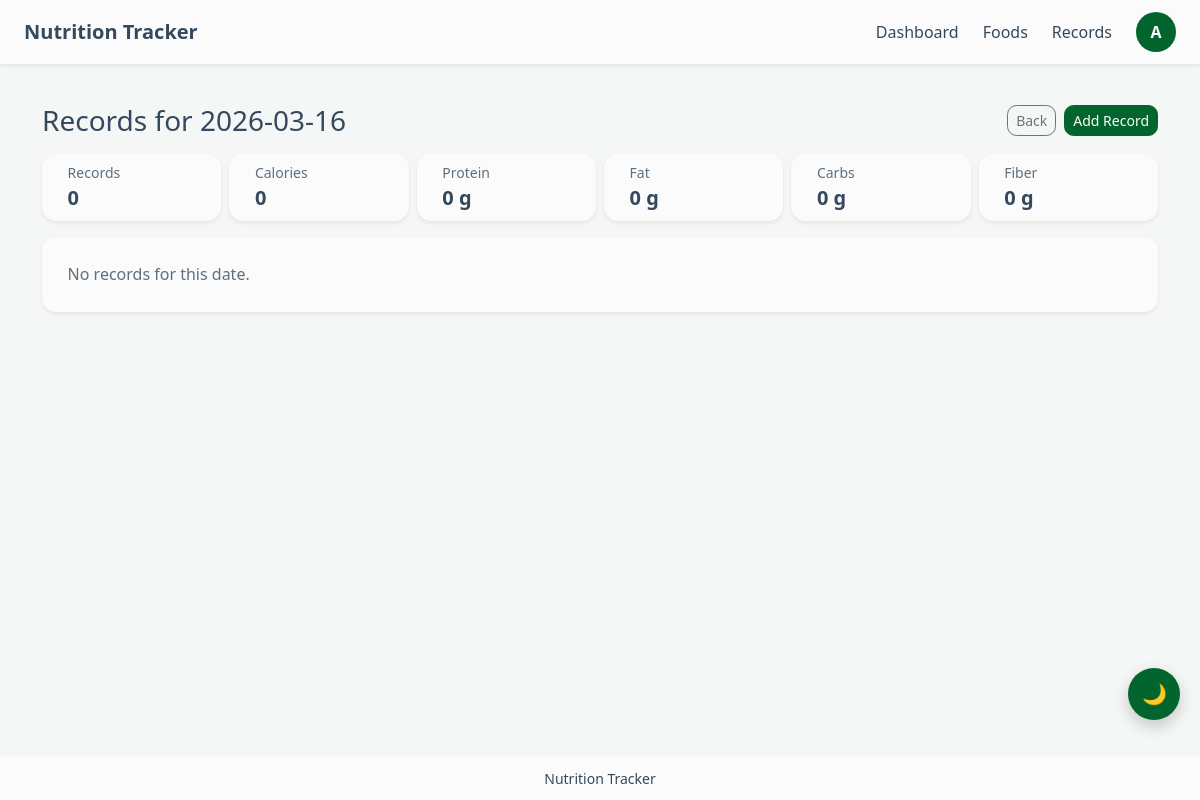
Page /records/2026-03-16/ (signed in) on the earlier database version.
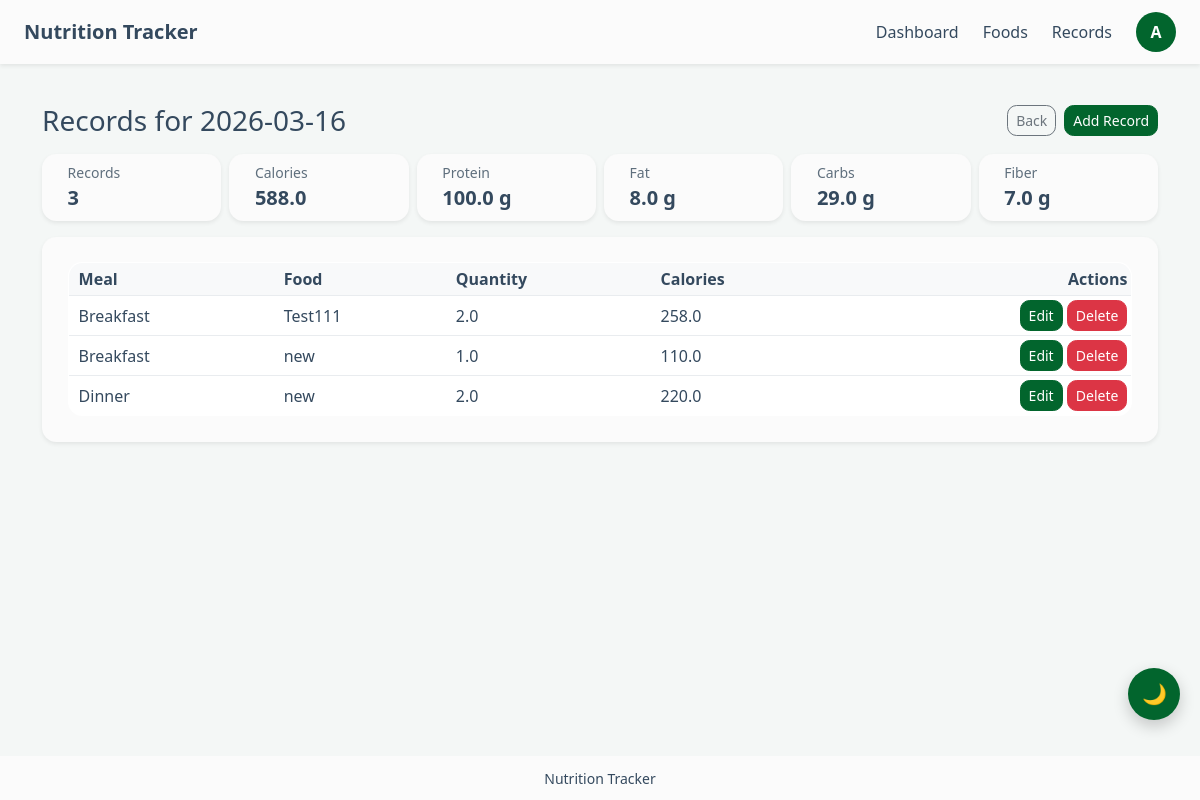
Same page on the later database version.
### tracker/models.py (models this page shows, shortened)
class MealRecord(models.Model):
    MEAL_CHOICES = [
        ('breakfast', 'Breakfast'),
        ('lunch', 'Lunch'),
        ('dinner', 'Dinner'),
        ('snack', 'Snack'),
    ]
    user = models.ForeignKey(
        settings.AUTH_USER_MODEL,
        on_delete=models.CASCADE,
        related_name='meal_records'
    )
    meal_type = models.CharField(max_length=20, choices=MEAL_CHOICES, default='breakfast')
    quantity = models.FloatField(help_text='Multiplier based on the food unit, e.g. 1 serving or 1 x 100g')
    record_date = models.DateField()
    notes = models.CharField(max_length=255, blank=True)
    created_at = models.DateTimeField(auto_now_add=True)
    food_name = models.CharField(max_length=255)
    food_unit = models.CharField(max_length=50)
    food_calories = models.FloatField()
    food_protein = models.FloatField()
    food_fat = models.FloatField()
    food_carbohydrates = models.FloatField()
    food_fiber = models.FloatField()
    class Meta:
        ordering = ['-record_date', 'meal_type', '-created_at']
    @property
    def total_calories(self):
        return round(self.food_calories * self.quantity, 2)

### tracker/views.py (the view)
# urls.py: path('records/<str:record_date>/', views.record_day_detail, name='record_day_detail'),
@login_required
def record_day_detail(request, record_date):
    records = (
        MealRecord.objects
        .filter(user=request.user, record_date=record_date)
        .order_by('meal_type', 'id')
    )
    day_totals = records.aggregate(
        calories=Sum(F('food_calories') * F('quantity')),
        protein=Sum(F('food_protein') * F('quantity')),
        fat=Sum(F('food_fat') * F('quantity')),
        carbohydrates=Sum(F('food_carbohydrates') * F('quantity')),
        fiber=Sum(F('food_fiber') * F('quantity')),
        count=Count('id'),
    )
    context = {
        'record_date': record_date,
        'records': records,
        'totals': {
            'calories': round(day_totals['calories'] or 0, 2),
            'protein': round(day_totals['protein'] or 0, 2),
            'fat': round(day_totals['fat'] or 0, 2),
            'carbohydrates': round(day_totals['carbohydrates'] or 0, 2),
            'fiber': round(day_totals['fiber'] or 0, 2),
            'count': day_totals['count'] or 0,
        }
    }
    return render(request, 'tracker/record_day_detail.html', context)

### tracker/templates/tracker/record_day_detail.html (shortened to what this page needs)
{% extends 'tracker/base.html' %}
{% block content %}
<div class="d-flex flex-column gap-3">
    <section class="d-flex flex-column flex-md-row justify-content-between align-items-md-center gap-2">
        <div>
            <h1 class="h3 mb-0">Records for {{ record_date }}</h1>
        </div>
        <div class="d-flex gap-2">
            <a href="{% url 'record_list' %}" class="btn btn-outline-secondary btn-sm">Back</a>
            <button class="btn btn-primary btn-sm" type="button" onclick="openModal('{% url 'record_create' %}')">Add Record</button>
        </div>
    </section>
    <section>
        <div class="row g-2">
            <div class="col-6 col-md-4 col-xl-2">
                <div class="card shadow-sm border-0">
                    <div class="card-body py-2">
                        <div class="text-muted small">Records</div>
                        <div class="fs-5 fw-semibold">{{ totals.count }}</div>
                    </div>
                </div>
            </div>
            <div class="col-6 col-md-4 col-xl-2">
                <div class="card shadow-sm border-0">
                    <div class="card-body py-2">
                        <div class="text-muted small">Calories</div>
                        <div class="fs-5 fw-semibold">{{ totals.calories }}</div>
                    </div>
                </div>
            </div>
            <div class="col-6 col-md-4 col-xl-2">
                <div class="card shadow-sm border-0">
                    <div class="card-body py-2">
                        <div class="text-muted small">Protein</div>
                        <div class="fs-5 fw-semibold">{{ totals.protein }} g</div>
                    </div>
                </div>
            </div>
            <div class="col-6 col-md-4 col-xl-2">
                <div class="card shadow-sm border-0">
                    <div class="card-body py-2">
                        <div class="text-muted small">Fat</div>
                        <div class="fs-5 fw-semibold">{{ totals.fat }} g</div>
                    </div>
                </div>
            </div>
            <div class="col-6 col-md-4 col-xl-2">
                <div class="card shadow-sm border-0">
                    <div class="card-body py-2">
                        <div class="text-muted small">Carbs</div>
                        <div class="fs-5 fw-semibold">{{ totals.carbohydrates }} g</div>
                    </div>
                </div>
            </div>
            <div class="col-6 col-md-4 col-xl-2">
                <div class="card shadow-sm border-0">
                    <div class="card-body py-2">
                        <div class="text-muted small">Fiber</div>
                        <div class="fs-5 fw-semibold">{{ totals.fiber }} g</div>
                    </div>
                </div>
            </div>
        </div>
    </section>
    <section>
        <div class="card shadow-sm border-0">
            <div class="card-body">
                {% if records %}
                <div class="table-responsive">
                    <table class="table table-sm table-hover align-middle mb-0">
                        <thead>
                            <tr>
                                <th>Meal</th>
                                <th>Food</th>
                                <th>Quantity</th>
                                <th>Calories</th>
                                <th class="text-end">Actions</th>
                            </tr>
                        </thead>
                        <tbody>
                            {% for record in records %}
                            <tr>
                                <td>{{ record.get_meal_type_display }}</td>
                                <td>{{ record.food_name }}</td>
                                <td>{{ record.quantity }}</td>
                                <td>{{ record.total_calories }}</td>
                                <td class="text-end">
                                    <button class="btn btn-primary btn-sm" type="button"
                                            onclick="openModal('{% url 'record_edit' record.pk %}')">Edit</button>
                                    <button class="btn btn-danger btn-sm" type="button"
                                            onclick="openModal('{% url 'record_delete' record.pk %}')">Delete</button>
                                </td>
                            </tr>
                            {% endfor %}
                        </tbody>
                    </table>
                </div>
                {% else %}
                    <p class="text-muted mb-0">No records for this date.</p>
                {% endif %}
            </div>
        </div>
    </section>
</div>
{% endblock %}

### tracker/templates/tracker/base.html (shortened to what this page needs)
{% load static %}
<!DOCTYPE html>
<html lang="zh-CN">
<head>
    <link rel="stylesheet" href="{% static 'tracker/css/bootstrap.min.css' %}">
    <link rel="stylesheet" href="{% static 'tracker/css/common.css' %}">
</head>
<body>
<header class="site-header fixed-top">
    <nav class="navbar navbar-expand-lg shadow-sm site-navbar">
        <div class="container-fluid px-3 px-lg-4">
            <a class="navbar-brand fw-bold" href="{% url 'home' %}">
                Nutrition Tracker
            </a>
            {% if user.is_authenticated %}
                <div class="collapse navbar-collapse" id="mainNavbar">
                    <div class="navbar-nav ms-auto align-items-lg-center gap-lg-2">
                        {% if request.user.is_staff %}
                            <a class="nav-link" href="{% url 'admin_user_list' %}">User Management</a>
                        {% else %}
                            <a class="nav-link" href="{% url 'dashboard' %}">Dashboard</a>
                            <a class="nav-link" href="{% url 'food_list' %}">Foods</a>
                            <a class="nav-link" href="{% url 'record_list' %}">Records</a>
                        {% endif %}
                        <form action="{% url 'account' %}" method="post" class="ms-lg-2 mb-0">
                            <button class="btn p-0 border-0 bg-transparent" type="submit" title="User info" aria-label="User info">
                                <span class="avatar-circle">
                                    {{ request.user.username|default:'U'|first|upper }}
                                </span>
                            </button>
                        </form>
                    </div>
                </div>
            {% endif %}
        </div>
    </nav>
</header>
<main class="page-content">
    <div class="{% block main_container_class %}container py-4{% endblock %}">
        {% block content %}{% endblock %}
    </div>
</main>
<footer class="site-footer fixed-bottom">
    <div class="container text-center small py-2">
        Nutrition Tracker
    </div>
</footer>
<button id="themeToggle" class="theme-toggle" title="Toggle theme">
    🌙
</button>
</body>
</html>

### tracker/static/tracker/css/common.css (style rules this page uses)
:root { --header-height: 64px; --footer-height: 44px; --primary-color: #02652d; --primary-hover: #5da67d; --bg-color: #f4f7f6; --card-bg: #fbfbfb; --text-main: #34495e; --text-muted: #5f6f7d; --border-color: #e9ecef; --table-bg: #ffffff; --table-head: #f8f9fa; }
body { background: var(--bg-color); color: var(--text-main); }
body, .card, .navbar, .site-footer { transition: background 0.25s ease, color 0.25s ease; }
.navbar-brand { color: var(--text-main) !important; }
.nav-link { color: var(--text-main) !important; }
.page-content { min-height: calc(100vh - var(--header-height) - var(--footer-height)); padding-top: calc(var(--header-height) + 1rem); padding-bottom: calc(var(--footer-height) + 1rem); }
.site-header .navbar { min-height: var(--header-height); background: var(--card-bg); }
.site-footer { height: var(--footer-height); display: flex; align-items: center; background: var(--card-bg); }
.text-muted { color: var(--text-muted) !important; }
.card { border-radius: 0.9rem; border: none; background: var(--card-bg); color: var(--text-main) !important; box-shadow: 0 0.35rem 0.8rem rgba(0,0,0,0.05); }
.card .card-body { padding: 1.6rem; }
.table { --bs-table-bg: var(--table-bg); --bs-table-border-color: var(--border-color); --bs-table-hover-bg: rgba(0,0,0,0.04); border: 1px solid var(--border-color); background: var(--table-bg); color: var(--text-main); }
.table thead th { background: var(--table-head); color: var(--text-main); font-weight: 600; }
.table th, .table td { color: var(--text-main) !important; padding-left: 10px; }
.table, .list-group { border-radius: 0.9rem; overflow: hidden; }
.btn { border-radius: 0.6rem; }
.btn-primary { background: var(--primary-color); border-color: var(--primary-color); }
.avatar-circle { width: 40px; height: 40px; border-radius: 50%; background: var(--primary-color); color: white; display: flex; align-items: center; justify-content: center; font-weight: 700; transition: transform 0.12s ease, box-shadow 0.12s ease; }
.theme-toggle { position: fixed; right: 20px; bottom: 80px; width: 52px; height: 52px; border-radius: 50%; border: none; background: var(--primary-color); color: white; font-size: 20px; cursor: pointer; display: flex; align-items: center; justify-content: center; box-shadow: 0 6px 16px rgba(0,0,0,0.2); z-index: 1000; transition: transform 0.15s ease, box-shadow 0.15s ease, background 0.2s; }

Differences in the rows shown:
now on this page (row edited): MealRecord: meal_type "Breakfast", food_name "Test111", quantity "2.0", total_calories "258.0"
now on this page (row edited): MealRecord: meal_type "Breakfast", food_name "new", quantity "1.0", total_calories "110.0"
now on this page (row edited): MealRecord: meal_type "Dinner", food_name "new", quantity "2.0", total_calories "220.0"
Other differences:
{{ totals.count }}: "0" → "3"
{{ totals.calories }}: "0" → "588.0"
{{ totals.protein }}: "0" → "100.0"
{{ totals.fat }}: "0" → "8.0"
{{ totals.carbohydrates }}: "0" → "29.0"
{{ totals.fiber }}: "0" → "7.0"
text no longer shown: "No records for this date."
text now shown: "Meal Food Quantity Calories Actions"
